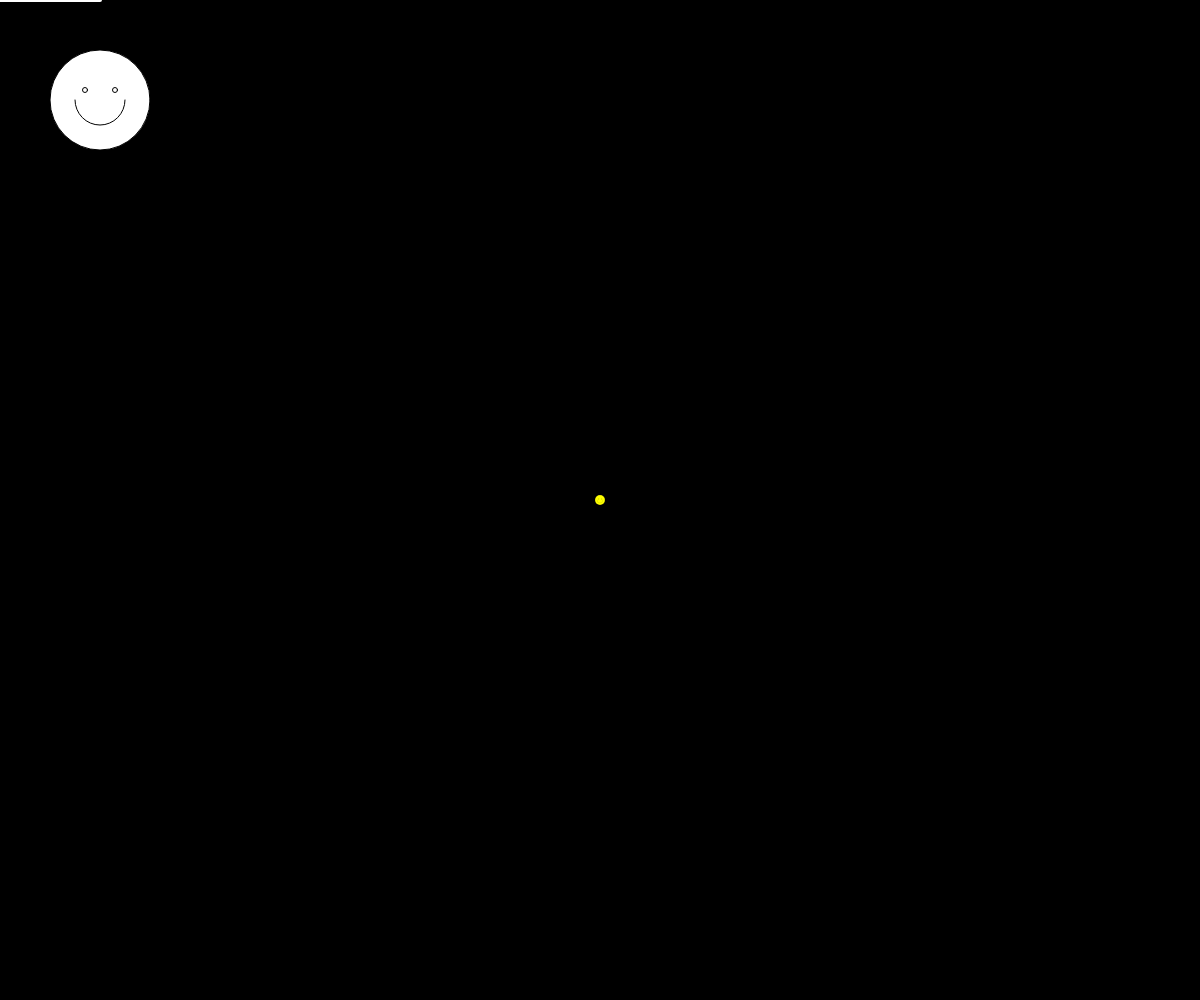
Frame 1 (no input)
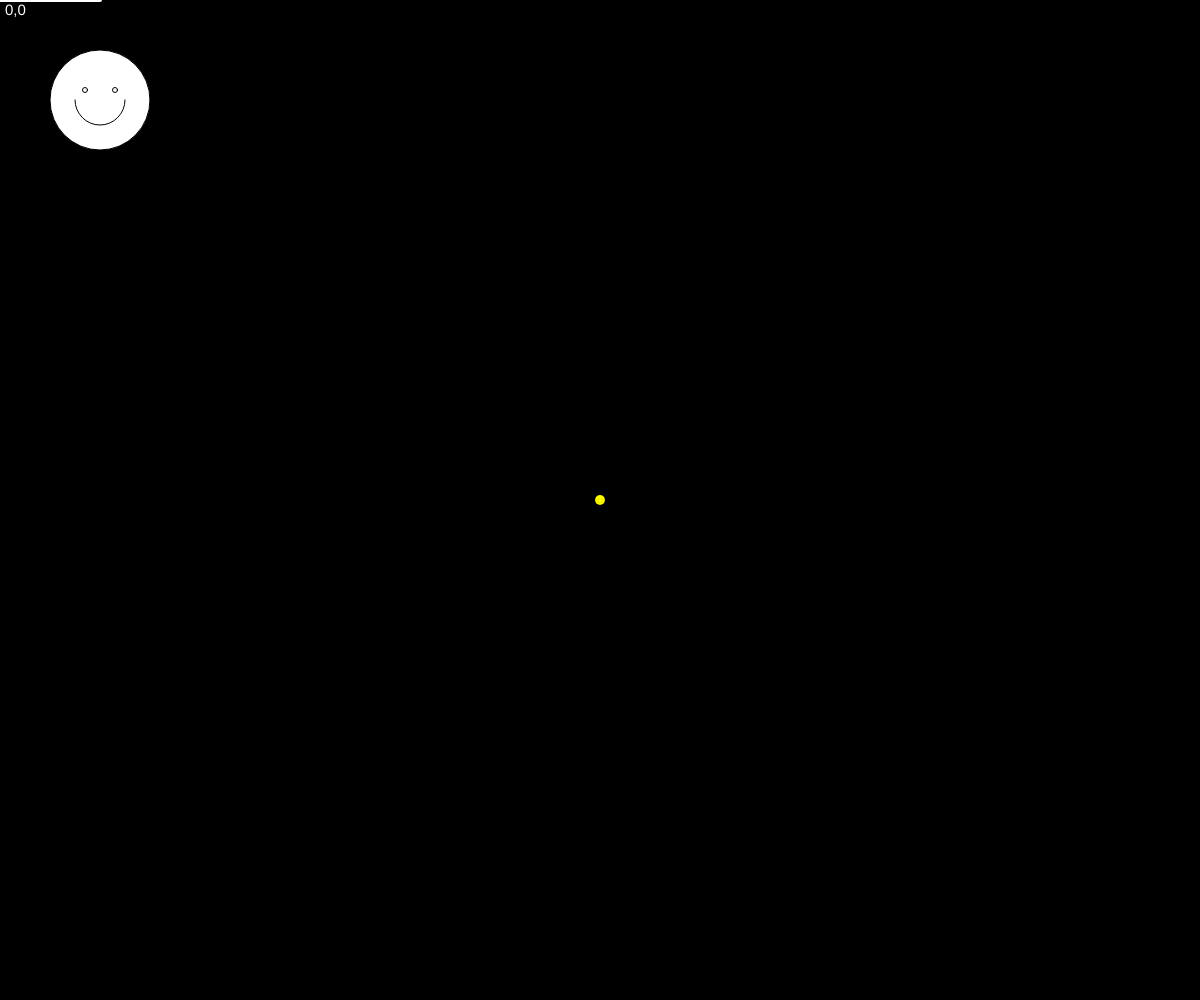
Frame 60 (no input)
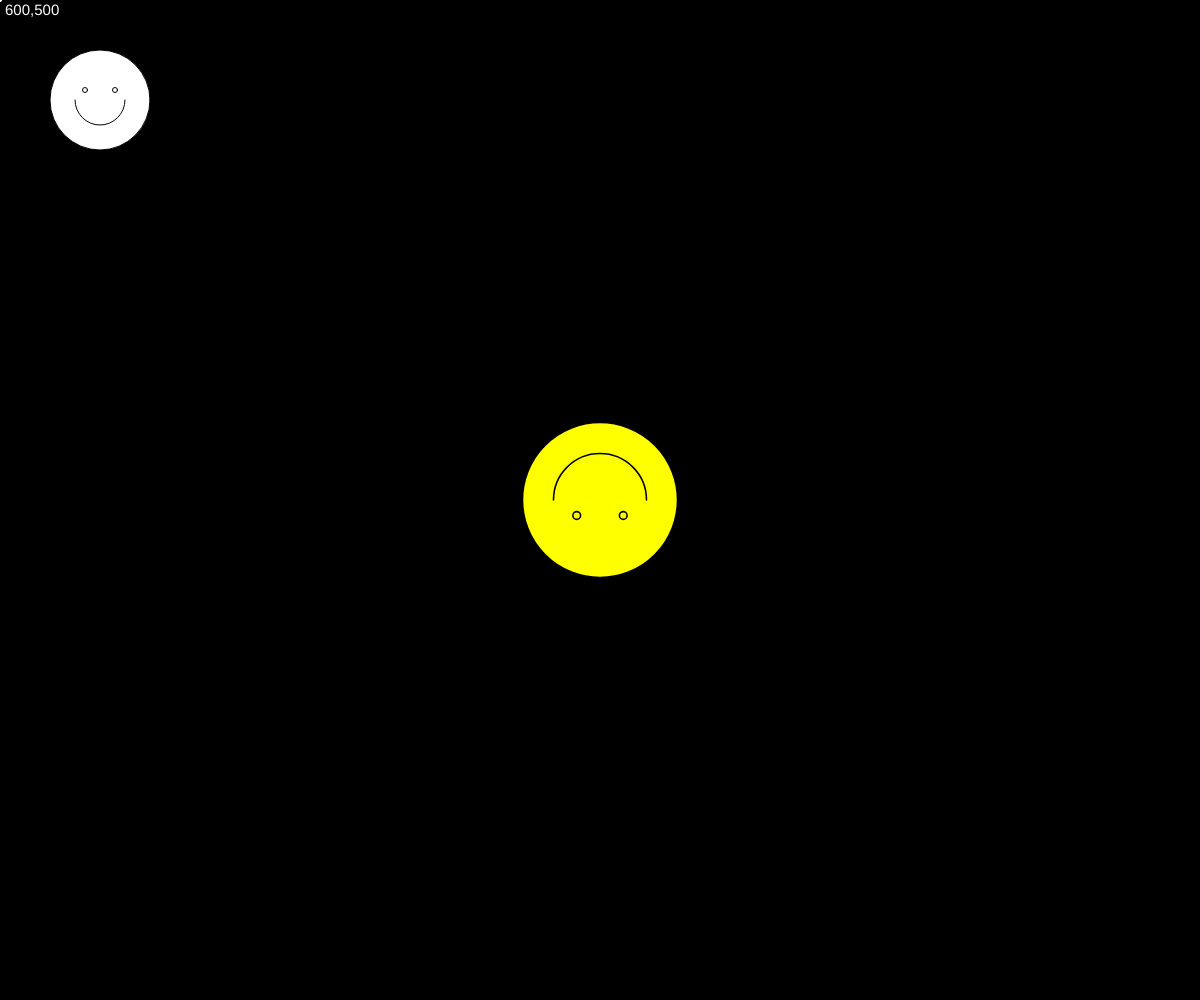
Frame 120 (the mouse pressed at the canvas centre since frame 60)

The p5.js sketch that drew these frames (run headless with seeded random() and noise() and a simulated clock; from frame 60 on, the mouse is pressed at the canvas centre):

// p5.js sketch
// ── sketch.js


function setup() {
  createCanvas(windowWidth, windowHeight);
  
}

function draw() {
  //ANY transofrmation are reset
  //at the beginning of draw()
  background("#000000");

  circle(100,100,100);
  circle(85,90,5);
  circle(115,90,5);
  arc(100,100,50,50,0,PI);

  //Translate is to move the origin point 
  // to another position
  // The new set of coordinates now become
  // (0,0) at the new position
  
  //push and pop isolates the transformation
  //Anything enclosed whitin push and pop
  //only affects the shapes within the enclosure
  push(); //push indicates the begging of an isolated block
  fill("yellow");
  translate(width/2, height/2);
  let agnle;
  //map is a function that scales
  //a number from one range to another range
  //1: input vairable to scale
  //2: min of input variable
  //3: MAX of input variable
  //4: min of output variable
  //5: MAX of output variable
  angle = map(mouseX,0,width,0,360);
  rotate(radians(angle));
  
  let scaleFactor;
  scaleFactor = map(mouseY,0,height,0.1,3);

  //scale ames the coordinate system larger or smaller
  //it takes a "factor" as a parameter
  //if you supply 2 parametersm it scales diffrently
  //in X and Y direction
  scale(scaleFactor);
  circle(0,0,100);
  circle(-15,-10,5);
  circle(15,-10,5);
  arc(0,0,60,60,0,PI);
  pop(); //pop indicates the end of an isolated block

  push();
  rotate(radians(mouseX));
  stroke("white");
  strokeWeight(4);
  line(0,0,100,0);
  pop();


  text(mouseX + "," + mouseY,5,15);
  textSize(15);
  fill(color = '#ffffff');
} 
